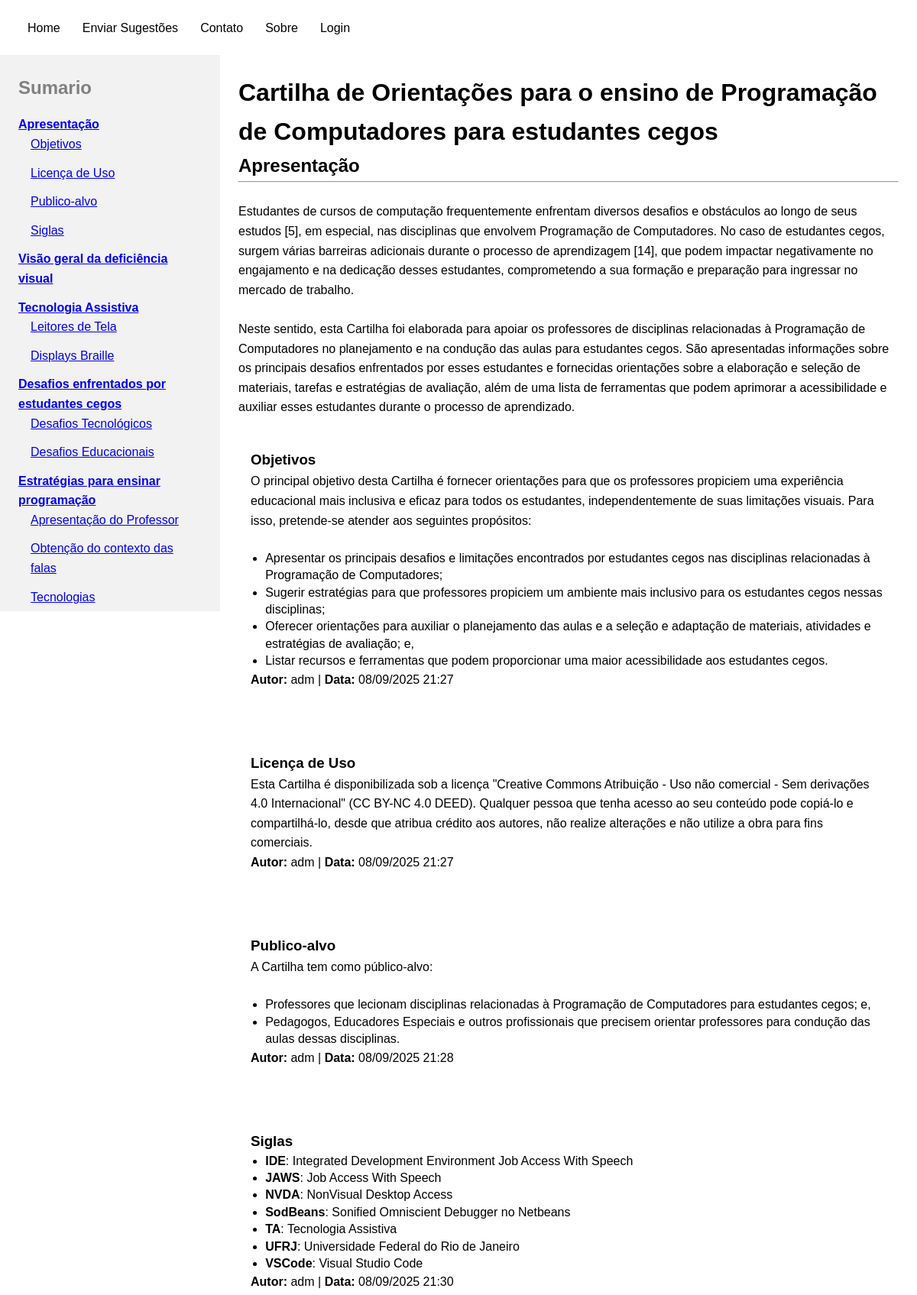
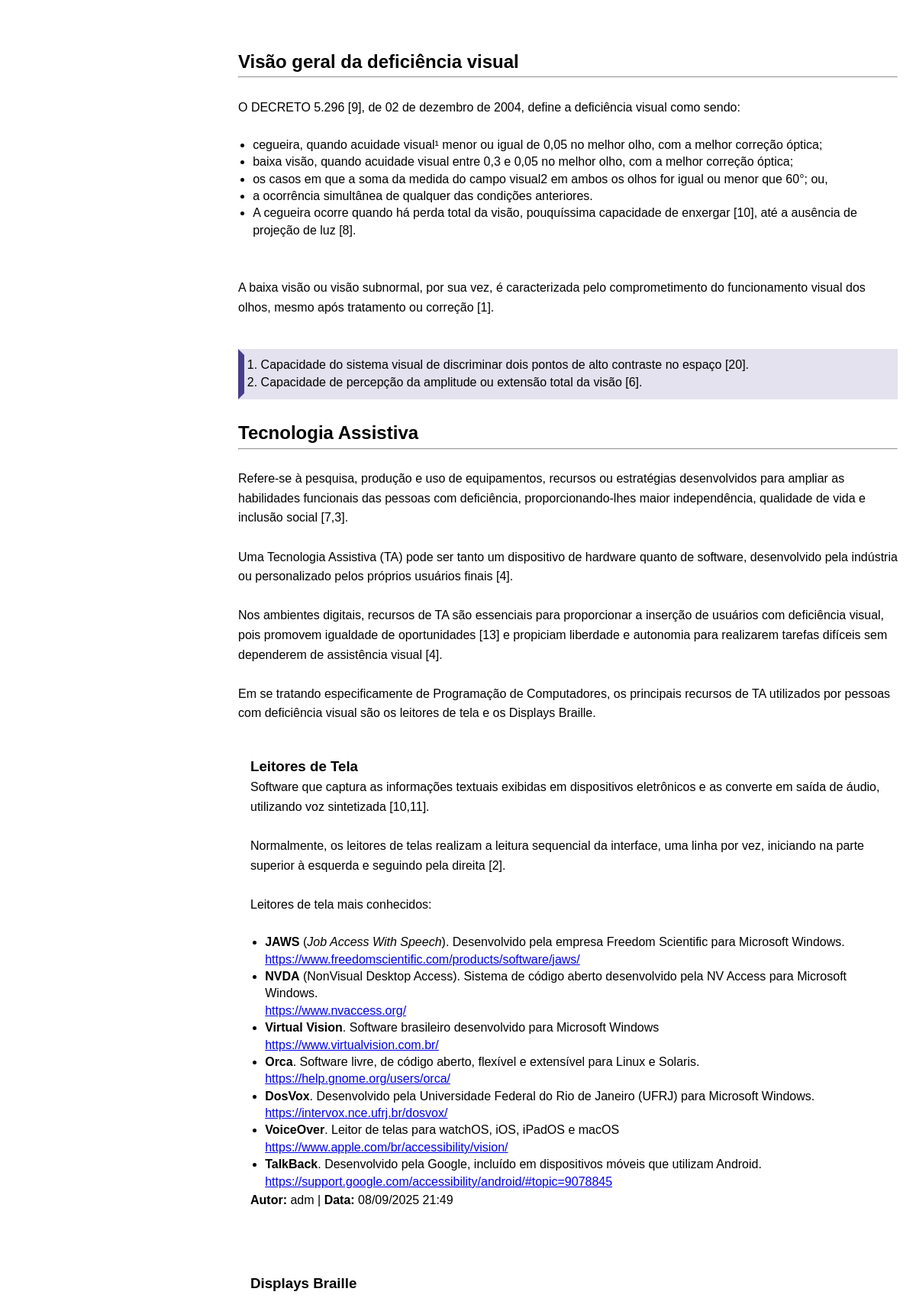
The page /View/Home.php (upper part) on the database its author committed (2 pictures, top to bottom).
### tables this page shows
CREATE TABLE `subsecoes` (
  `id` int(11) NOT NULL,
  `titulo` varchar(255) NOT NULL,
  `conteudo` text NOT NULL,
  `id_autor` int(11) NOT NULL,
  `id_secao` int(11) NOT NULL,
  `data_publicacao` timestamp NOT NULL DEFAULT current_timestamp(),
  `data_atualizacao` timestamp NOT NULL DEFAULT current_timestamp() ON UPDATE current_timestamp()
);

CREATE TABLE `usuarios` (
  `id` int(11) NOT NULL,
  `nome_usuario` varchar(255) NOT NULL,
  `email` varchar(255) NOT NULL,
  `tipo` varchar(50) NOT NULL,
  `sessaoID` varchar(255) DEFAULT NULL,
  `senha` varchar(255) NOT NULL,
  `codigo_recuperacao` varchar(10) DEFAULT NULL,
  `codigo_expiracao` datetime DEFAULT NULL
);

### Conexao/ConexaoConfig.php (called while the page is built, shortened)
<?php
class ConexaoConfig {
	private $sgbd;
	private $host;
	private $bd;
	private $usuario;
	private $senha;
	public function __construct(){
		$iniFile = parse_ini_file(__DIR__ . "/config.ini");
		$this->sgbd = $iniFile["sgbd"];
		$this->host = $iniFile["host"];
		$this->bd = $iniFile["bd"];
		$this->usuario = $iniFile["usuario"];
		$this->senha = $iniFile["senha"];
	}
	public function getSgbd() {
		return $this->sgbd;
	}
	public function getHost() {
		return $this->host;
	}
	public function getBd() {
		return $this->bd;
	}
	public function getUsuario() {
		return $this->usuario;
	}
	public function getSenha() {
		return $this->senha;
	}
}

### Conexao/Conexao.php (called while the page is built, shortened)
<?php
include_once 'ConexaoConfig.php';
class Conexao {
    private static $conexao;
    public static function getConexao() {
    	$config = new ConexaoConfig();
    	if (!isset(self::$conexao)) {
    		self::$conexao = new PDO($config->getSgbd().":host=".$config->getHost()."; dbname=".$config->getBd().";", $config->getUsuario(), $config->getSenha());
    		self::$conexao->setAttribute(PDO::ATTR_ERRMODE, PDO::ERRMODE_EXCEPTION);
    	}
    	return self::$conexao;
    }
}
?>

### Controller/SecaoDAO.php (called while the page is built, shortened)
<?php
include_once __DIR__ . '/../Conexao/Conexao.php';
class SecaoDAO {
    private $conexao;
    public function __construct() {
        $this->conexao = Conexao::getConexao();
    }
    public function listarTodas() {
        $stmt = $this->conexao->prepare('SELECT * FROM secoes ORDER BY nome ASC');
        $stmt->execute();
        return $stmt->fetchAll(PDO::FETCH_ASSOC);
    }
}

### Controller/SubSecaoDAO.php (called while the page is built, shortened)
<?php
include_once __DIR__ . '/../Conexao/Conexao.php';
class SubSecaoDAO
{
    private $conexao;
    public function __construct()
    {
        $this->conexao = Conexao::getConexao();
    }
    public function listarTodas()
{
    $sql = "
        SELECT
            sec.id                 AS secao_id,
            sec.nome               AS secao_nome,
            sec.descricao          AS secao_descricao,
            sub.id                 AS sub_id,
            sub.titulo             AS sub_titulo,
            sub.conteudo           AS sub_conteudo,
            sub.data_publicacao    AS sub_data_publicacao,
            u.nome_usuario         AS autor
        FROM subsecoes sub
        JOIN secoes sec   ON sub.id_secao = sec.id
        JOIN usuarios u   ON sub.id_autor = u.id
        ORDER BY sec.id ASC, sub.id ASC
    ";
    $stmt = $this->conexao->prepare($sql);
    $stmt->execute();
    return $stmt->fetchAll(PDO::FETCH_ASSOC);
}
}

### View/Home.php (the view, shortened to what this page needs)
<?php
include_once __DIR__ . '/../Controller/SubSecaoDAO.php';
include_once __DIR__ . '/../Controller/SecaoDAO.php';
$subSecaoDAO = new SubSecaoDAO();
$subsecoes = $subSecaoDAO->listarTodas();
$secaoDAO = new SecaoDAO();
$secoes = $secaoDAO->listarTodas();
usort($secoes, function($a, $b) {
    return ($a['id'] ?? 0) <=> ($b['id'] ?? 0);
});
$agrupado = [];
foreach ($secoes as $sec) {
    $secaoId = $sec['id'] ?? 'sec_undefined';
    $agrupado[$secaoId] = [
        'id' => $secaoId,
        'nome' => $sec['nome'] ?? 'Sem título de seção',
        'descricao' => $sec['descricao'] ?? '',
        'subsecoes' => []
    ];
}
if (is_array($subsecoes)) {
    usort($subsecoes, function($a, $b) {
        return ($a['sub_id'] ?? 0) <=> ($b['sub_id'] ?? 0);
    });
    foreach ($subsecoes as $row) {
        $secaoId = $row['secao_id'] ?? 'sec_undefined';
        $agrupado[$secaoId]['subsecoes'][] = [
            'id' => $row['sub_id'] ?? null,
            'titulo' => $row['sub_titulo'] ?? 'Sem título',
            'conteudo' => $row['sub_conteudo'] ?? '',
            'data_publicacao' => $row['sub_data_publicacao'] ?? $row['data_publicacao'] ?? null,
            'autor' => $row['autor'] ?? 'Autor desconhecido',
        ];
    }
}
function renderTexto($texto) {
    $texto = preg_replace('/\[nota\](.*?)\[\/nota\]/s', '<span class="nota">$1</span>', $texto);
    $texto = preg_replace_callback('/\[li\](.*?)\[\/li\]/s', function($m) {
        return '<li>' . $m[1] . '</li>';
    }, $texto);
    $texto = preg_replace_callback('/\[ul\](.*?)\[\/ul\]/s', function($m) {
        return '<ul>' . $m[1] . '</ul>';
    }, $texto);
    $texto = preg_replace_callback('/\[ol\](.*?)\[\/ol\]/s', function($m) {
        return '<ol>' . $m[1] . '</ol>';
    }, $texto);
    $texto = preg_replace_callback('/<(ul|ol)>.*?<\/\1>/s', function($m) {
        return str_replace(["\n", "\r"], '', $m[0]);
    }, $texto);
    $texto = preg_replace_callback(
        '/((?:.(?!<ul|<ol|<li|<span))*.?)/s',
        function($matches) {
            return nl2br($matches[0]);
        },
        $texto
    );
    return $texto;
}
?>
<!DOCTYPE html>
<html lang="pt-BR">
<head>
    <link rel="stylesheet" href="../Css/sumario.css">
    <link rel="stylesheet" href="../Css/home.css">
</head>
<body>
    <?php
        include_once __DIR__ . '/header.php';
        include_once __DIR__ . '/sumario.php';
    ?>
    <main>
        <h1 class="text-center mb-5">
            Cartilha de Orientações para o ensino de Programação de Computadores para estudantes cegos
        </h1>
        <?php if (!empty($agrupado)): ?>
            <?php foreach ($agrupado as $secao): ?>
                <section id="secao-<?= $secao['id'] ?>" class="mb-5">
                    <h2><?= htmlspecialchars($secao['nome']) ?></h2>
                    <hr class="linha">
                    <br>
                    <p><?= renderTexto($secao['descricao']) ?></p><br>
                    <?php if (!empty($secao['subsecoes'])): ?>
                        <?php foreach ($secao['subsecoes'] as $sub): ?>
                            <article id="subsecao-<?= $sub['id'] ?>" class="card mb-3">
                                <div class="card-body">
                                    <h3 class="card-title"><?= htmlspecialchars($sub['titulo']) ?></h3>
                                    <p class="card-text"><?= renderTexto($sub['conteudo']) ?></p>
                                    <p class="mt-3 text-muted">
                                        <strong>Autor:</strong> <?= htmlspecialchars($sub['autor']) ?> |
                                        <strong>Data:</strong>
                                        <?= $sub['data_publicacao'] ? date('d/m/Y H:i', strtotime($sub['data_publicacao'])) : '—' ?>
                                    </p><br>
                                </div>
                            </article>
                        <?php endforeach; ?>
                    <?php endif; ?>
                </section>
            <?php endforeach; ?>
        <?php endif; ?>
    </main>
</body>
</html>

### View/sumario.php (shortened to what this page needs)
<?php
include_once __DIR__ . '/../Controller/SecaoDAO.php';
?>
<!DOCTYPE html>
<html lang="pt-BR">
<head>
    <link rel="stylesheet" href="../Css/sumario.css">
</head>
<body>
<aside id="sumario" aria-label="Sumário de navegação">
    <h2>Sumario</h2>
        <ul>
            <?php foreach ($agrupado as $secao): ?>
                <li>
                    <a href="#secao-<?= $secao['id'] ?>">
                        <strong><?= htmlspecialchars($secao['nome']) ?></strong>
                    </a>
                    <?php if (!empty($secao['subsecoes'])): ?>
                        <ul>
                            <?php foreach ($secao['subsecoes'] as $sub): ?>
                                <li>
                                    <a href="#subsecao-<?= $sub['id'] ?>">
                                        <?= htmlspecialchars($sub['titulo']) ?>
                                    </a>
                                </li>
                            <?php endforeach; ?>
                        </ul>
                    <?php endif; ?>
                </li>
            <?php endforeach; ?>
        </ul>
    </aside>
</body>
</html>

### Css/sumario.css (style rules this page uses)
#sumario { position: fixed; top: 4.5rem; left: 0; width: 18rem; height: calc(100vh - 4.5rem); overflow-y: auto; padding: 1.5rem; font-size: 1rem; line-height: 1.6; background-color: #f2f2f2; }
#sumario ul { list-style: none; padding-left: 0; }
#sumario li { margin-bottom: 0.75rem; }
#sumario li ul { padding-left: 1rem; }
#sumario h2 { color: gray; margin-bottom: 1rem; }

### Css/home.css (style rules this page uses)
* { margin: 0; padding: 0; box-sizing: border-box; font-family: Arial, Helvetica, sans-serif; }
body { padding-top: 4.5rem; font-size: 1rem; line-height: 1.6; min-height: 100vh; display: flex; flex-direction: column; }
main { flex: 1; margin-left: 18rem; padding: 1.5rem; }
article.card { margin-bottom: 1.5rem; padding: 1rem; }
.linha { width: 100%; height: 2px; background-color: black; margin-right: 25px; }
main ul, main ol { margin: 0; padding-left: 1.2rem; list-style-position: outside; }
main li { margin: 0; padding: 0; line-height: 1.4; }
.nota { background-color: rgba(72, 61, 139, 0.15); border: solid 8px transparent; border-left-color: #483d8b; padding: 0.2vw; margin-top: 2vh; display: block; }

### rows shown on the page
subsecoes: titulo "Objetivos", conteudo "O principal objetivo desta Cartilha é fornecer orientações para que os professores propiciem uma experiência educacional mais inclusiva e eficaz para todos os estudantes, independentemente de suas limitações visuais. Para isso, pretende-se atender aos seguintes propósitos:", m "Apresentar os principais desafios e limitações encontrados por estudantes cegos nas disciplinas relacionadas à Programação de Computadores; Sugerir estratégias para que professores propiciem um ambiente mais inclusivo para os estudantes cegos nessas disciplinas; Oferecer orientações para auxiliar o planejamento das aulas e a seleção e adaptação de materiais, atividades e estratégias de avaliação; e, Listar recursos e ferramentas que podem proporcionar uma maior acessibilidade aos estudantes cegos.", id_autor.nome_usuario "adm", data_publicacao "08/09/2025 21:27"
subsecoes: titulo "Licença de Uso", conteudo "Esta Cartilha é disponibilizada sob a licença \"Creative Commons Atribuição - Uso não comercial - Sem derivações 4.0 Internacional\" (CC BY-NC 4.0 DEED). Qualquer pessoa que tenha acesso ao seu conteúdo pode copiá-lo e compartilhá-lo, desde que atribua crédito aos autores, não realize alterações e não utilize a obra para fins comerciais.", id_autor.nome_usuario "adm", data_publicacao "08/09/2025 21:27"
subsecoes: titulo "Publico-alvo", conteudo "A Cartilha tem como público-alvo:", m "Professores que lecionam disciplinas relacionadas à Programação de Computadores para estudantes cegos; e, Pedagogos, Educadores Especiais e outros profissionais que precisem orientar professores para condução das aulas dessas disciplinas.", id_autor.nome_usuario "adm", data_publicacao "08/09/2025 21:28"
subsecoes: titulo "Siglas", m "IDE : Integrated Development Environment Job Access With Speech JAWS : Job Access With Speech NVDA : NonVisual Desktop Access SodBeans : Sonified Omniscient Debugger no Netbeans TA : Tecnologia Assistiva UFRJ : Universidade Federal do Rio de Janeiro VSCode : Visual Studio Code", id_autor.nome_usuario "adm", data_publicacao "08/09/2025 21:30"
subsecoes: titulo "Leitores de Tela", conteudo "Software que captura as informações textuais exibidas em dispositivos eletrônicos e as converte em saída de áudio, utilizando voz sintetizada [10,11]. Normalmente, os leitores de telas realizam a leitura sequencial da interface, uma linha por vez, iniciando na parte superior à esquerda e seguindo pela direita [2]. Leitores de tela mais conhecidos:", m "JAWS ( Job Access With Speech ). Desenvolvido pela empresa Freedom Scientific para Microsoft Windows. https://www.freedomscientific.com/products/software/jaws/ NVDA (NonVisual Desktop Access). Sistema de código aberto desenvolvido pela NV Access para Microsoft Windows. https://www.nvaccess.org/ Virtual Vision . Software brasileiro desenvolvido para Microsoft Windows https://www.virtualvision.com.br/ Orca . Software livre, de código aberto, flexível e extensível para Linux e Solaris. https://help.gnome.org/users/orca/ DosVox . Desenvolvido pela Universidade Federal do Rio de Janeiro (UFRJ) para Microsoft Windows. https://intervox.nce.ufrj.br/dosvox/ VoiceOver . Leitor de telas para watchOS,…", id_autor.nome_usuario "adm", data_publicacao "08/09/2025 21:49"
subsecoes: titulo "Displays Braille"
subsecoes: titulo "Desafios Tecnológicos"
subsecoes: titulo "Desafios Educacionais"
subsecoes: titulo "Apresentação do Professor"
subsecoes: titulo "Obtenção do contexto das falas"
subsecoes: titulo "Tecnologias"

### other values the page prints
$secao['nome'] "Apresentação"
$secao['nome'] "Visão geral da deficiência visual"
$secao['nome'] "Tecnologia Assistiva"
$secao['nome'] "Desafios enfrentados por estudantes cegos"
$secao['nome'] "Estratégias para ensinar programação"
